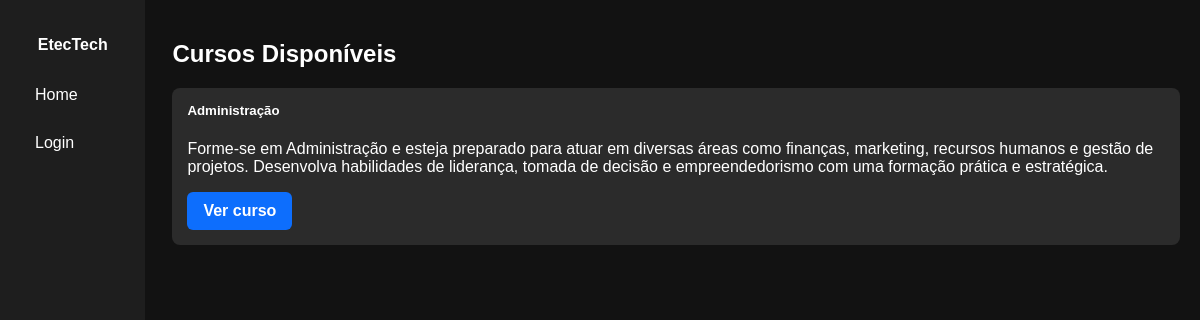
The page / on the database its author committed.
### cursos/models.py (models this page shows, shortened)
class Curso(models.Model):
    titulo = models.CharField(max_length=200)
    descricao = models.TextField()
    data_criacao = models.DateField(auto_now_add=True)
    categoria = models.ForeignKey(Categoria, on_delete=models.SET_NULL, null=True, related_name='cursos')
    instrutores = models.ManyToManyField(Instrutor, related_name='cursos')
    publico_alvo = models.TextField(blank=True)
    requisitos = models.TextField(blank=True)
    material_pdf = models.FileField(
        upload_to="materiais/",
        blank=True,
        null=True,
        help_text="PDF de material de apoio do curso"
    )
    video_id = models.CharField(
        max_length=11,
        blank=True, null=True,
        validators=[youtube_id_validator],
        help_text="Cole apenas o ID."
    )

### cursos/views.py (the view)
# urls.py: path('', IndexView.as_view(), name='index'),
class IndexView(ListView):
    model = Curso
    template_name = 'index.html'
    context_object_name = 'cursos'
    def get_queryset(self):
        if self.request.user.is_authenticated:
            qs = Curso.objects.filter(inscricao__usuario=self.
                                      request.user)
        else:
            qs = Curso.objects.all()
        titulo = self.request.GET.get('titulo')
        if titulo:
            qs = qs.filter(titulo__icontains=titulo)
        return qs.order_by('titulo').select_related('categoria').prefetch_related('instrutores')
    def get_context_data(self, **kwargs):
        ctx = super().get_context_data(**kwargs)
        ctx['titulo_pagina'] = (
            'Meus Cursos' if self.request.user.is_authenticated else 'Cursos Disponíveis'
        )
        return ctx

### cursos/templates/index.html (shortened to what this page needs)
{% extends 'base.html' %}
{% block content %}
<h2>{{ titulo_pagina }}</h2>
<div class="card-container">
    {% for curso in cursos %}
    <div class="card">
        <h5>{{ curso.titulo }}</h5>
        <p>{{ curso.descricao }}</p>
        <a href="{% url 'curso_detail' curso.pk %}" class="btn btn-azul">Ver curso</a>
    </div>
    {% endfor %}
</div>
{% endblock %}

### cursos/static/css/style.css (style rules this page uses)
body { margin: 0; padding: 0; font-family: Arial, sans-serif; background-color: #121212; color: #fff; }
.card { background-color: #2b2b2b; border-radius: 8px; padding: 15px; margin-bottom: 20px; }
.card h5 { margin-top: 0; }
.btn { display:inline-block; padding:10px 16px; border:0; border-radius:6px; text-decoration:none; font-weight:600; cursor:pointer; color:#fff; font-size: 16px; }
.btn-azul { background:#0d6efd; }

### rows shown on the page
Curso: titulo "Administração", descricao "Forme-se em Administração e esteja preparado para atuar em diversas áreas como finanças, marketing, recursos humanos e gestão de projetos. Desenvolva habilidades de liderança, tomada de decisão e empreendedorismo com uma formação prática e estratégica."

### other values the page prints
{{ titulo_pagina }} "Cursos Disponíveis"
